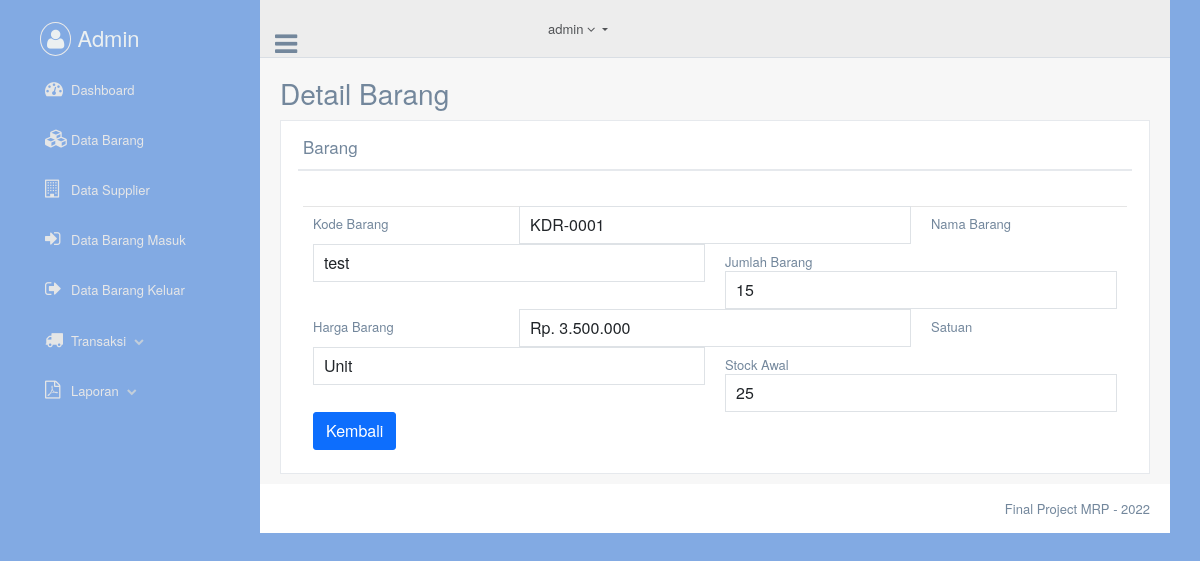
Page /admin/dt_barang_detail.php?kd_barang=KDR-0001 on the committed database.
### tables this page shows
CREATE TABLE `dta_barang` (
  `kd_barang` varchar(20) NOT NULL,
  `nama` varchar(50) NOT NULL,
  `jumlah` int(15) NOT NULL,
  `harga` int(15) NOT NULL,
  `satuan` varchar(20) NOT NULL,
  `kondisi` varchar(20) NOT NULL,
  `stock_awal` int(15) NOT NULL,
  `stock_terjual` int(15) NOT NULL
);

### admin/dt_barang_detail.php (the view, shortened to what this page needs)
<?php include_once ('head.php') ?>
<?php
$kdbar = $_GET['kd_barang'];
$sql   = "SELECT * FROM dta_barang WHERE kd_barang = '$kdbar'";
$query = $mysqli->query($sql);
$row   = $query->fetch_array(MYSQLI_ASSOC);
 ?>
 <body class="nav-md">
   <div class="container body">
     <div class="main_container">
       <?php include_once ('header.php'); ?>
       <div class="right_col" role="main">
         <div class="">
           <div class="page-title">
             <div class="title_left">
               <h3>Detail Barang</h3>
             </div>
           </div>
           <div class="clearfix"></div>
           <div class="row">
             <div class="col-md-12 col-sm-12 col-xs-12">
               <div class="x_panel">
                 <div class="x_title">
                   <h2>Barang</h2>
                   <div class="clearfix"></div>
                 </div>
                 <div class="x_content">
                   <form class="form-horizontal form-label-left" action="#">
                     <div class="item form-group">
                       <label class="control-label col-md-3 col-sm-3 col-xs-12">Kode Barang</label>
                       <div class="col-md-6 col-sm-6 col-xs-12">
                         <input class="form-control col-md-7 col-xs-12" type="text" name="" value="<?php echo $row['kd_barang']; ?>" readonly>
                       </div>
                     </div>
                     <div class="item form-group">
                       <label class="control-label col-md-3 col-sm-3 col-xs-12">Nama Barang</label>
                       <div class="col-md-6 col-sm-6 col-xs-12">
                         <input class="form-control col-md-7 col-xs-12" type="text" name="" value="<?php echo $row['nama']; ?>" readonly>
                       </div>
                     </div>
                     <div class="item form-group">
                       <label class="control-label col-md-3 col-sm-3 col-xs-12">Jumlah Barang</label>
                       <div class="col-md-6 col-sm-6 col-xs-12">
                         <input class="form-control col-md-7 col-xs-12" type="number" name="" value="<?php echo $row['jumlah']; ?>" readonly>
                       </div>
                     </div>
                     <div class="item form-group">
                       <label class="control-label col-md-3 col-sm-3 col-xs-12">Harga Barang</label>
                       <div class="col-md-6 col-sm-6 col-xs-12">
                         <input class="form-control col-md-7 col-xs-12" type="text" name="" value="<?php echo "Rp. ". number_format($row['harga'], 0, ",", "."); ?>" readonly>
                       </div>
                     </div>
                     <div class="item form-group">
                       <label for="" class="control-label col-md-3 col-sm-3 col-xs-12">Satuan</label>
                       <div class="col-md-6 col-sm-6 col-xs-12">
                         <input class="form-control col-md-7 col-xs-12" type="text" name="" value="<?php echo $row['satuan']; ?>" readonly>
                       </div>
                     </div>
                     <div class="item form-group">
                       <label class="control-label col-md-3 col-sm-3 col-xs-12">Stock Awal</label>
                       <div class="col-md-6 col-sm-6 col-xs-12">
                         <input class="form-control col-md-7 col-xs-12" type="number" name="" value="<?php echo $row['stock_awal']; ?>" readonly>
                       </div>
                     </div>
                     <div class="form-group">
                       <div class="col-md-6 col-md-offset-3">
                         <a class="btn btn-primary" href="dt_barang.php">Kembali</a>
                       </div>
                     </div>
                   </form>
                 </div>
               </div>
             </div>
           </div>
         </div>
       </div>
       <?php include_once ('footer.php'); ?>
     </div>
   </div>
 <?php include_once ('foot.php'); ?>

### rows in the picture
dta_barang: kd_barang "KDR-0001", nama "test", jumlah "15", harga "Rp. 3.500.000", satuan "Unit", stock_awal "25"
